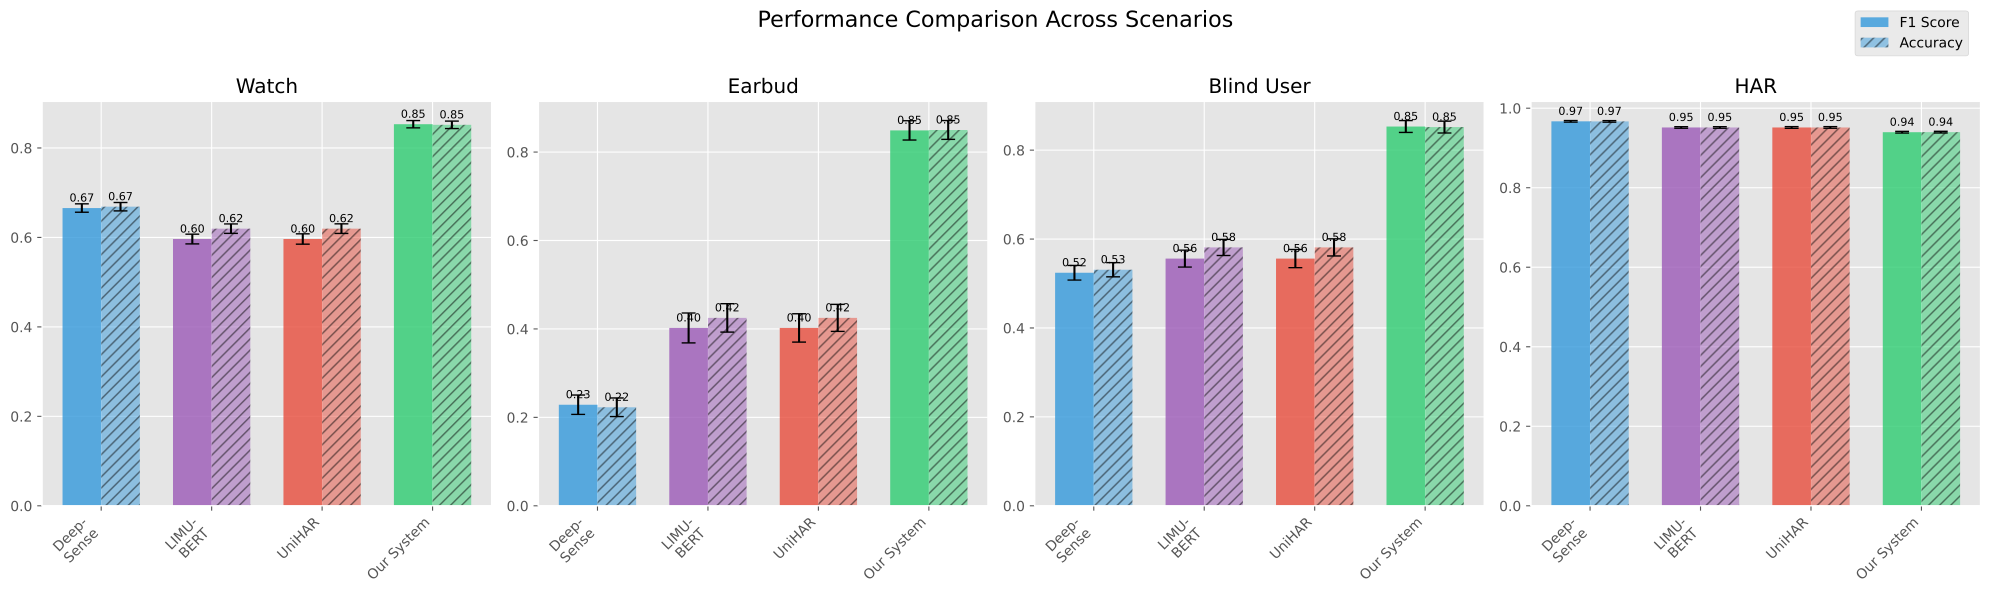

The Python source for this figure:
import pandas as pd
import numpy as np
import matplotlib.pyplot as plt
from sklearn.metrics import f1_score, accuracy_score
import seaborn as sns

# Set the style
plt.style.use('ggplot')

def calculate_metrics(csv_file):
    """Calculate F1 and accuracy scores from a CSV file with proper std calculation."""
    df = pd.read_csv(csv_file)
    
    # Get true labels
    y_true = df['true_label']
    
    # Try to get predicted labels, fall back to 'prediction' if 'predicted_label' not found
    if 'predicted_label' in df.columns:
        y_pred = df['predicted_label']
    elif 'prediction' in df.columns:
        y_pred = df['prediction']
    else:
        raise KeyError("Neither 'predicted_label' nor 'prediction' column found in CSV")
    
    # Calculate F1 and accuracy
    f1 = f1_score(y_true, y_pred, average='weighted')
    acc = accuracy_score(y_true, y_pred)
    
    # Calculate proper standard deviation using bootstrap method
    n_bootstrap = 100
    f1_samples = []
    acc_samples = []
    
    for _ in range(n_bootstrap):
        # Sample with replacement
        indices = np.random.choice(len(df), len(df), replace=True)
        y_true_sample = y_true.iloc[indices]
        y_pred_sample = y_pred.iloc[indices]
        
        f1_samples.append(f1_score(y_true_sample, y_pred_sample, average='weighted'))
        acc_samples.append(accuracy_score(y_true_sample, y_pred_sample))
    
    # Calculate std from bootstrap samples
    f1_std = np.std(f1_samples)
    acc_std = np.std(acc_samples)
    
    return {
        'F1': f1,
        'F1_std': f1_std,
        'Accuracy': acc,
        'Accuracy_std': acc_std
    }

def calculate_metrics_from_multiple_files(csv_files):
    """Calculate metrics by combining data from multiple CSV files."""
    # Create an empty list to store all dataframes
    all_dfs = []
    
    # Load and combine all CSVs
    for csv_file in csv_files:
        df = pd.read_csv(csv_file)
        all_dfs.append(df)
    
    # Concatenate all dataframes
    combined_df = pd.concat(all_dfs, ignore_index=True)
    
    # Save to a temporary file
    temp_file = 'temp_combined.csv'
    combined_df.to_csv(temp_file, index=False)
    
    # Calculate metrics using the combined file
    metrics = calculate_metrics(temp_file)
    
    return metrics

def create_bar_plot(file_paths, scenario_names=None, system_names=None, output_file='performance_comparison.png'):
    """
    Create a bar plot with 4 subplots, each showing F1 and accuracy metrics
    for 4 systems (your system + 3 baselines).
    
    Args:
        file_paths: Dictionary of dictionaries with scenario and system as keys and file paths as values
                   Example: {'scenario1': {'your_system': 'path/to/file1.csv', 'deepsense': 'path/to/file2.csv', ...}, ...}
        scenario_names: List of names for the 4 scenarios (default: ['Scenario 1', 'Scenario 2', 'Scenario 3', 'Scenario 4'])
        system_names: List of names for the 4 systems (default: ['DeepSense', 'LIMU-BERT', 'UniHAR', 'Your System'])
        output_file: Path to save the output figure
    """
    # Default names if not provided
    if scenario_names is None:
        scenario_names = ['Scenario 1', 'Scenario 2', 'Scenario 3', 'Scenario 4']
    
    if system_names is None:
        # Put "Your System" as the rightmost system
        system_names = ['Deep-\nSense', 'LIMU-\nBERT', 'UniHAR', 'Our System']
    system_names = ['Deep-\nSense', 'LIMU-\nBERT', 'UniHAR', 'Our System']
    
    # System keys in the dictionary - reordered to put your_system last
    system_keys = ['deepsense', 'limu_bert', 'unihar', 'your_system']
    
    # Color scheme - reordered to match the new system order
    colors = ['#3498db',  # Blue (DeepSense)
              '#9b59b6',  # Purple (LIMU-BERT)
              '#e74c3c',  # Red (UniHAR)
              '#2ecc71']  # Green (Your System) - now last
    
    # Create the figure with 4 subplots
    fig, axes = plt.subplots(1, 4, figsize=(20, 6))
    fig.suptitle('Performance Comparison Across Scenarios', fontsize=16)
    
    # For each scenario/subplot
    for i, (scenario_key, ax) in enumerate(zip(sorted(file_paths.keys()), axes.flatten())):
        scenario_name = scenario_names[i] if i < len(scenario_names) else f"Scenario {i+1}"
        
        # Store metrics for each system
        f1_scores = []
        f1_errors = []
        acc_scores = []
        acc_errors = []
        
        # Process each system's data for this scenario
        for system_key in system_keys:
            if system_key in file_paths[scenario_key]:
                # Check if this is scenario4 which needs special handling
                if scenario_key == 'scenario4' and isinstance(file_paths[scenario_key][system_key], list):
                    try:
                        # Calculate metrics by combining data from multiple files
                        csv_files = file_paths[scenario_key][system_key]
                        metrics = calculate_metrics_from_multiple_files(csv_files)
                        
                        # Store the metrics
                        f1_scores.append(metrics['F1'])
                        f1_errors.append(metrics['F1_std'])
                        acc_scores.append(metrics['Accuracy'])
                        acc_errors.append(metrics['Accuracy_std'])
                    except Exception as e:
                        print(f"Error processing combined files for {system_key} in {scenario_key}: {e}")
                        # Use placeholder data if error occurs
                        f1_scores.append(0)
                        f1_errors.append(0)
                        acc_scores.append(0)
                        acc_errors.append(0)
                else:
                    # Regular single file processing
                    csv_file = file_paths[scenario_key][system_key]
                    try:
                        # Calculate metrics from the CSV
                        metrics = calculate_metrics(csv_file)
                        
                        # Store the metrics
                        f1_scores.append(metrics['F1'])
                        f1_errors.append(metrics['F1_std'])
                        acc_scores.append(metrics['Accuracy'])
                        acc_errors.append(metrics['Accuracy_std'])
                    except Exception as e:
                        print(f"Error processing file {csv_file}: {e}")
                        # Use placeholder data if file not found or has errors
                        f1_scores.append(0)
                        f1_errors.append(0)
                        acc_scores.append(0)
                        acc_errors.append(0)
            else:
                print(f"Warning: No file specified for {system_key} in {scenario_key}")
                # Use placeholder data if file not specified
                f1_scores.append(0)
                f1_errors.append(0)
                acc_scores.append(0)
                acc_errors.append(0)
        
        # Set positions for the bars
        x = np.arange(len(system_names))
        width = 0.35
        
        # Plot F1 scores
        rects1 = ax.bar(x - width/2, f1_scores, width, label='F1 Score', color=colors,
                      yerr=f1_errors, capsize=5, alpha=0.8)
        
        # Plot Accuracy scores
        rects2 = ax.bar(x + width/2, acc_scores, width, label='Accuracy', color=colors,
                       yerr=acc_errors, capsize=5, alpha=0.5, hatch='///')
        
        # Add labels and title
        ax.set_title(scenario_name)
        ax.set_xticks(x)
        ax.set_xticklabels(system_names, rotation=45, ha='right')
        
        # Add value labels on the bars
        def add_labels(rects):
            for rect in rects:
                height = rect.get_height()
                ax.annotate(f'{height:.2f}',
                            xy=(rect.get_x() + rect.get_width() / 2, height),
                            xytext=(0, 3),  # 3 points vertical offset
                            textcoords="offset points",
                            ha='center', va='bottom', fontsize=8)
        
        add_labels(rects1)
        add_labels(rects2)
    
    # Add a legend to the figure
    handles, labels = axes[0].get_legend_handles_labels()
    fig.legend(handles, labels, loc='upper right', bbox_to_anchor=(0.99, 0.99))
    
    # Adjust layout and spacing
    plt.tight_layout(rect=[0, 0, 1, 0.95])
    
    # Save the figure
    plt.savefig(output_file, dpi=300, bbox_inches='tight')
    
    return fig

if __name__ == "__main__":
    # Example usage with explicit file paths
    file_paths = {
        'scenario1': {
            'your_system': 'results/final_results/sony_watch_10_03_10_2025_04_23/results.csv',
            'deepsense': 'results/benchmark_results/sony_watch/sony_watch_deepsense_10pct_predictions.csv',
            'limu_bert': 'results/limu_bert_results/sony_watch_10_03_11_2025_19_34/results.csv',
            'unihar': 'results/limu_bert_results/sony_watch_10_03_11_2025_19_34/results.csv'
        },
        'scenario2': {
            'your_system': 'results/final_results/earbud_filtered_10_03_10_2025_05_15/results.csv',
            'deepsense': 'results/benchmark_results/earbud_filtered/earbud_filtered_deepsense_10pct_predictions.csv',
            'limu_bert': 'results/limu_bert_results/earbud_filtered_10_03_11_2025_20_07/results.csv',
            'unihar': 'results/limu_bert_results/earbud_filtered_10_03_11_2025_20_07/results.csv'
        },
        'scenario3': {
            'your_system': 'results/final_results/blind_user_filtered_10_03_09_2025_20_06/results.csv',
            'deepsense': 'results/benchmark_results/blind_user_filtered/blind_user_filtered_deepsense_10pct_predictions.csv',
            'limu_bert': 'results/limu_bert_results/blind_user_filtered_10_03_11_2025_19_50/results.csv',
            'unihar': 'results/limu_bert_results/blind_user_filtered_10_03_11_2025_19_50/results.csv'
        },
        'scenario4': {
            # For scenario4, provide lists of files to combine
            'your_system': [
                'results/final_results/motion_10_03_10_2025_13_56/results.csv',
                'results/final_results/shoaib_03_10_2025_16_36/results.csv',
                'results/final_results/uci_10_03_10_2025_04_59/results.csv'
            ],
            'deepsense': [
                'results/benchmark_results/motion/motion_deepsense_50pct_predictions.csv',
                'results/benchmark_results/uci/uci_deepsense_50pct_predictions.csv',
                'results/benchmark_results/shoaib/shoaib_deepsense_50pct_predictions.csv'
            ],
            'limu_bert': [
                'results/limu_bert_results/motion_10_03_11_2025_20_19/results.csv',
                'results/limu_bert_results/shoaib_10_03_11_2025_20_25/results.csv',
                'results/limu_bert_results/uci_10_03_11_2025_20_09/results.csv'
            ],
            'unihar':[
                'results/limu_bert_results/motion_10_03_11_2025_20_19/results.csv',
                'results/limu_bert_results/shoaib_10_03_11_2025_20_25/results.csv',
                'results/limu_bert_results/uci_10_03_11_2025_20_09/results.csv'
            ]
        }
    }
    
    # Optional: customize scenario and system names
    scenario_names = ['Watch', 'Earbud', 'Blind User', 'HAR']
    system_names = ['Deep-\nSense', 'LIMU-\nBERT', 'UniHAR', 'Our System']
    
    # Create and show the plot
    fig = create_bar_plot(file_paths, scenario_names, system_names, output_file='paper_figs/main_bar_plot__.pdf')
    plt.show()
